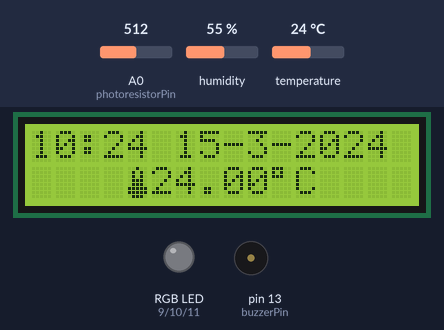
This sketch was run on a simulated Arduino Uno, built with avr-gcc and run on an emulated ATmega328P. On the bench: 16×2 character LCD, an RGB LED mixed from three pins (HIGH = lit), buzzer (waves = sounding, pin HIGH). The inputs (shaded band) are chosen by the test bench; at power-on: temperature 24 °C, A0 (photoresistorPin) = 512, humidity 55 %. Dim RGB values are drawn brighter than linear; the local clock reads 2024-03-15 10:24:30 at power-on unless the sketch sets it; what the sketch prints to the serial monitor is not drawn.

Above: at 1.3 s.
1.4 s: temperature set to 21 °C
At 7.5 s:
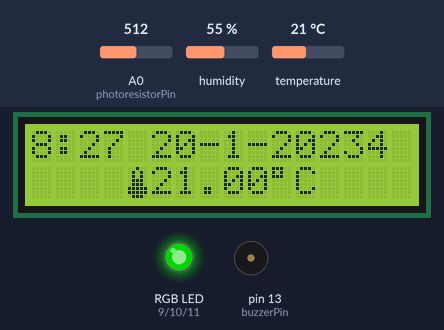
8.9 s: temperature set to 18 °C
At 19.2 s:
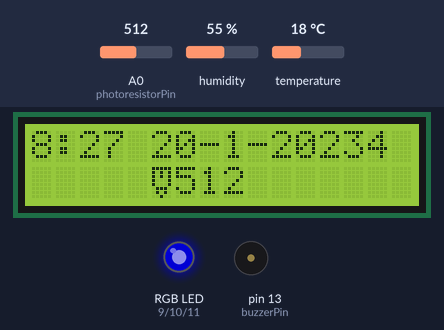
21.8 s: A0 (photoresistorPin) set to 716
At 33.86 s:
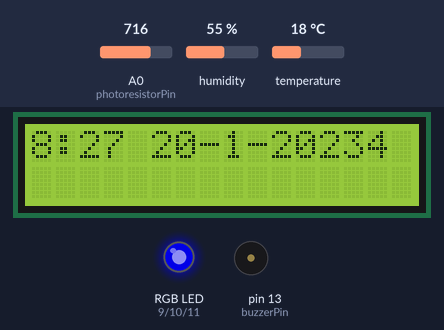
34.8 s: A0 (photoresistorPin) set to 900
At 45.8 s:
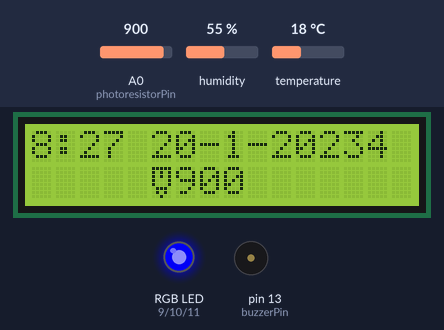
47.8 s: temperature set to 28 °C
At 55.4 s:
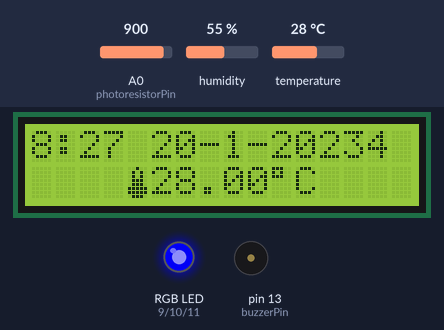
60.8 s: A0 (photoresistorPin) set to 511
At 72.07 s:
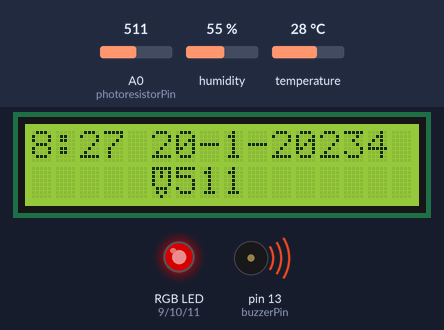
Timing chart, 0 to 72.2 s (numbered marks = the images above; inputs shaded):
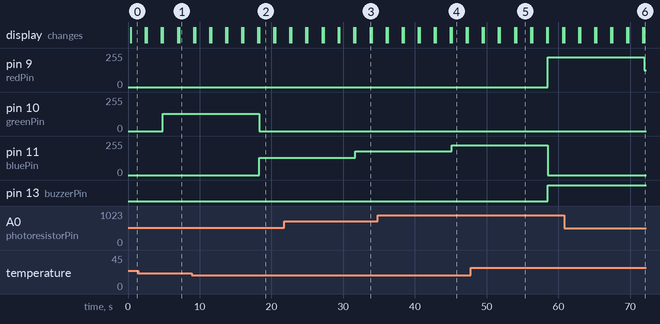

The sketch:

projeto_SC.ino
```cpp
#include <DHT.h>
#include <LiquidCrystal_I2C.h>
#include <virtuabotixRTC.h>

#define DHTTYPE DHT11
DHT dht(5, DHTTYPE);


const int redPin = 9;
const int greenPin = 10;
const int bluePin = 11;
const int photoresistorPin = A0; // photoresistor connected to A0 pin
const int buzzerPin = 13; // active buzzer connected to pin 8

LiquidCrystal_I2C lcd(0x27, 20, 4); // lcd connected with I2C address 0x27, 20 cols and 4 rows

//Determina os pinos ligados ao modulo
//myRTC(clock, data, rst)
virtuabotixRTC myRTC(6, 7, 8);


byte termometru[8] = //icon for termometer
{
    B00100,
    B01010,
    B01010,
    B01110,
    B01110,
    B11111,
    B11111,
    B01110
};

byte droplet[8] = //icon for water droplet
{
    B00100,
    B00100,
    B01010,
    B01010,
    B10001,
    B10001,
    B10001,
    B01110,
};

byte lightBulb[8] = {
    B11111,
    B10101,
    B10101,
    B10001,
    B10001,
    B01110,
    B01010,
    B00100
};


void setup() {
  dht.begin();
  pinMode(redPin, OUTPUT);
  pinMode(greenPin, OUTPUT);
  pinMode(bluePin, OUTPUT);
  pinMode(photoresistorPin, INPUT);
  pinMode(buzzerPin, OUTPUT);
  Serial.begin(9600);
  lcd.begin(16,2); // initialize serial communication at 9600 baud
  lcd.init();                      // initialize the   lcd
  lcd.backlight();
  lcd.setBacklight(HIGH);
  lcd.createChar(1,termometru);
  lcd.createChar(2,droplet);
  lcd.createChar(3, lightBulb);
}

void loop() {
  float humidity = dht.readHumidity();
  float temperature = dht.readTemperature();
  int lightLevel = analogRead(photoresistorPin);

  //Le as informacoes do CI
  myRTC.updateTime();
  myRTC.setDS1302Time(5 ,27, 32, 14, 19, 01, 2023);

  lcd.setCursor(0, 0);
  lcd.print(myRTC.hours);
  lcd.print(":");
  lcd.print(myRTC.minutes);
  lcd.print(" ");
  lcd.print(myRTC.dayofmonth);
  lcd.print("-");
  lcd.print(myRTC.month);
  lcd.print("-");
  lcd.print(myRTC.year);
  lcd.setCursor(0,1);
  lcd.print("                ");
  delay(200);
  lcd.setCursor(4, 1); // move the cursor to the first column and first row
  lcd.write(1);
  lcd.print(temperature);
  lcd.print( (char) 223);
  lcd.print("C");
  delay(2000);
  lcd.setCursor(0,1);
  lcd.print("                ");
  delay(200);
  lcd.setCursor(4, 1);
  lcd.write(2);
  lcd.print(humidity);
  lcd.print("%");
  delay(2000);
  lcd.setCursor(0,1);
  lcd.print("                ");
  delay(200);
  lcd.setCursor(5, 1); // move the cursor to the first column and second row
  lcd.write(3);
  lcd.print(lightLevel);

  // print the values to the serial monitor
  Serial.print("Temperature: ");
  Serial.print(temperature);
  Serial.println(" C");
  Serial.print("Humidity: ");
  Serial.println(humidity);
  Serial.print("Light level: ");
  Serial.println(lightLevel);


  if (temperature < 20) {
    // Cold temperature: blue LED
    analogWrite(redPin, 0);
    analogWrite(greenPin, 0);
    analogWrite(bluePin, lightLevel/4);
    digitalWrite(buzzerPin, LOW);
  }
  else if (temperature >= 20 && temperature < 25) {
    // Cool temperature: green LED
    analogWrite(redPin, 0);
    analogWrite(greenPin, lightLevel/4);
    analogWrite(bluePin, 0);
    digitalWrite(buzzerPin, LOW);
  }
  else {
    // Warm temperature: red LED
    analogWrite(redPin, lightLevel/4);
    analogWrite(greenPin, 0);
    analogWrite(bluePin, 0);
    if (temperature >= 25) {
        //Temperature exceeds 25C, start buzzing
        digitalWrite(buzzerPin, HIGH);
    }
    else {
        digitalWrite(buzzerPin, LOW);
    }
  }
  delay(1000);
    //Imprime as informacoes no serial monitor
  Serial.print("Data : ");
  //Chama a rotina que imprime o dia da semana
  imprime_dia_da_semana(myRTC.dayofweek);
  Serial.print(", ");
  Serial.print(myRTC.dayofmonth);
  Serial.print("/");
  Serial.print(myRTC.month);
  Serial.print("/");
  Serial.print(myRTC.year);
  Serial.print("  ");
  Serial.print("Hora : ");
  //Adiciona um 0 caso o valor da hora seja <10
  if (myRTC.hours < 10)
  {
    Serial.print("0");
  }
  Serial.print(myRTC.hours);
  Serial.print(":");
  //Adiciona um 0 caso o valor dos minutos seja <10
  if (myRTC.minutes < 10)
  {
    Serial.print("0");
  }
  Serial.print(myRTC.minutes);
  Serial.print(":");
  //Adiciona um 0 caso o valor dos segundos seja <10
  if (myRTC.seconds < 10)
  {
    Serial.print("0");
  }
  Serial.println(myRTC.seconds);
  delay( 1000);
  }


void imprime_dia_da_semana(int dia)
{
  switch (dia)
  {
    case 1:
    Serial.print("Domingo");
    break;
    case 2:
    Serial.print("Segunda");
    break;
    case 3:
    Serial.print("Terca");
    break;
    case 4:
    Serial.print("Quarta");
    break;
    case 5:
    Serial.print("Quinta");
    break;
    case 6:
    Serial.print("Sexta");
    break;
    case 7:
    Serial.print("Sabado");
    break;
  }
}
void imprime_dia_da_semana_lcd(int dia)
{
  switch (dia)
  {
    case 1:
    lcd.print("Domingo");
    break;
    case 2:
    lcd.print("Segunda");
    break;
    case 3:
    lcd.print("Terca");
    break;
    case 4:
    lcd.print("Quarta");
    break;
    case 5:
    lcd.print("Quinta");
    break;
    case 6:
    lcd.print("Sexta");
    break;
    case 7:
    lcd.print("Sabado");
    break;
  }
}
```

Measured:
- the behaviour switches between 20 and 19 °C on temperature (found by bisection; images 1 and 2)
- after the input at 8.9 s, pin 10 (greenPin): 128/255 → 0/255 after 9.4 s; pin 11 (bluePin): 0/255 → 128/255 after 9.4 s
- after the input at 21.8 s, pin 11 (bluePin): 128/255 → 179/255 after 9.9 s
- after the input at 34.8 s, pin 11 (bluePin): 179/255 → 225/255 after 10.3 s
- after the input at 47.8 s, pin 9 (redPin): 0/255 → 225/255 after 10.7 s; pin 11 (bluePin): 225/255 → 0/255 after 10.7 s; pin 13 (buzzerPin): LOW → HIGH after 10.7 s
- after the input at 60.8 s, pin 9 (redPin): 225/255 → 127/255 after 11.2 s
- what the display in image 2 shows lasts 2.0 s, from 18.3 s to 20.3 s
